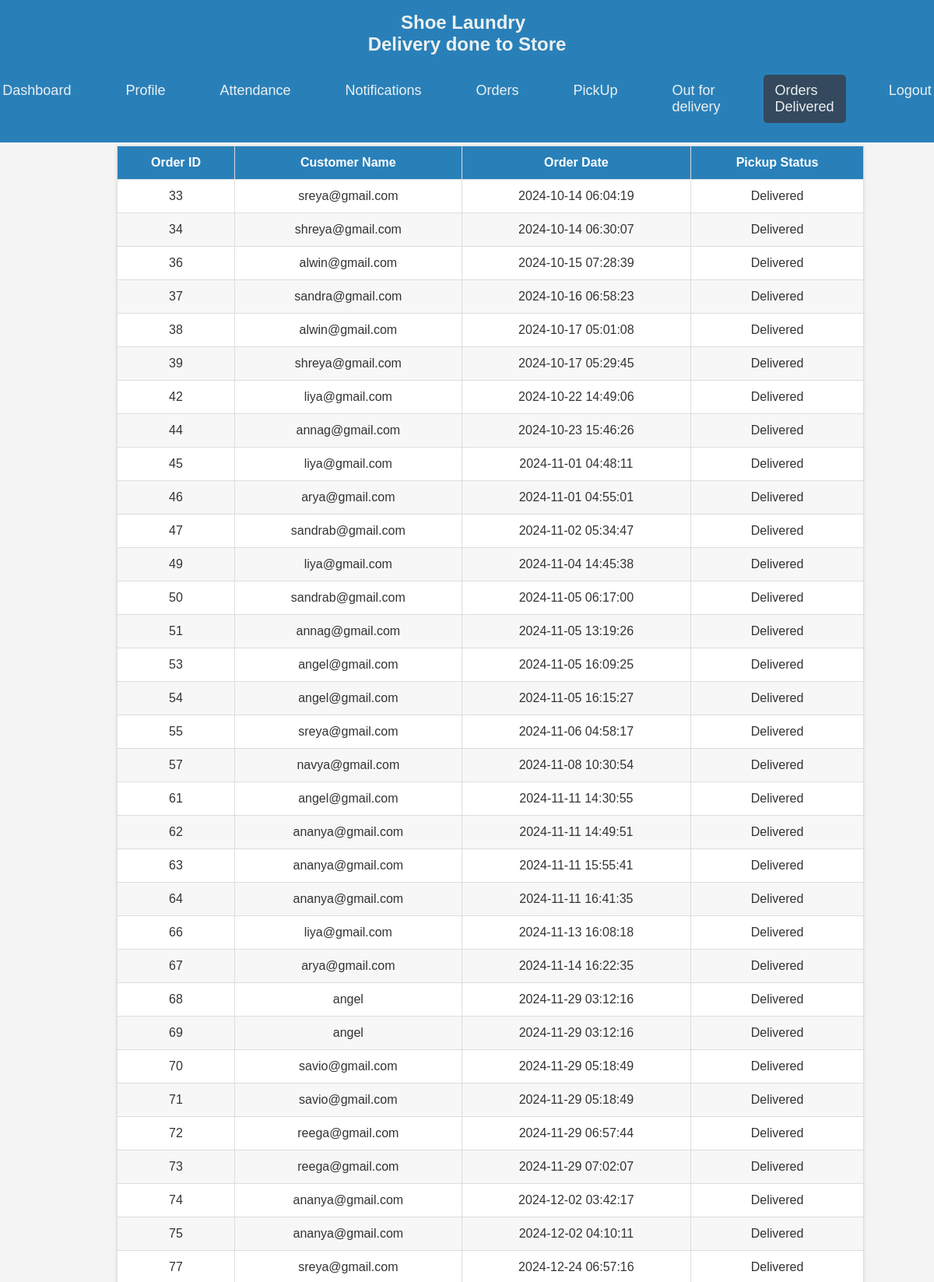
Page /cor.php (upper part) on the committed database.
### tables this page shows
CREATE TABLE `bookings` (
  `booking_id` int(11) NOT NULL,
  `username` varchar(50) NOT NULL,
  `customer_email` varchar(255) DEFAULT NULL,
  `service_type` varchar(100) NOT NULL,
  `delivery_date` date NOT NULL,
  `delivery_time` time NOT NULL,
  `booking_date` timestamp NOT NULL DEFAULT current_timestamp(),
  `booking_status` varchar(50) DEFAULT 'Pending',
  `cust_id` int(11) NOT NULL,
  `employee_id` int(11) DEFAULT NULL,
  `phone` varchar(11) DEFAULT NULL,
  `number_of_shoes` int(11) NOT NULL,
  `shoe_type` varchar(255) NOT NULL,
  `material_type` varchar(255) NOT NULL,
  `special_requests` text DEFAULT NULL,
  `addon_services` text DEFAULT NULL,
  `courier_status` enum('Assigned','Delivered','Complete') DEFAULT NULL,
  `pickup_status` enum('Not Picked','Picked','In Transit','Delivered') DEFAULT 'Not Picked',
  `house_name` varchar(255) NOT NULL,
  `street_name` varchar(255) NOT NULL,
  `district` varchar(255) NOT NULL,
  `pincode` varchar(10) NOT NULL,
  `bk_user_status` enum('Active','Cancelled') DEFAULT 'Active',
  `delivery_status` varchar(100) DEFAULT NULL
);

### cor.php (the view, shortened to what this page needs)
<?php
require('db.php');
$query_delivered_orders = "
    SELECT b.booking_id AS order_id, b.username AS cust_fname, b.booking_status AS order_status,
    b.booking_date AS order_date, b.pickup_status, c.cust_address
    FROM bookings b
    JOIN customers c ON b.cust_id = c.cust_id
    WHERE b.pickup_status = 'Delivered'";
$stmt_delivered_orders = $conn->prepare($query_delivered_orders);
$stmt_delivered_orders->execute();
$delivered_orders = $stmt_delivered_orders->get_result();
?>
<!DOCTYPE html>
<html lang="en">
<head>
    <link rel="stylesheet" href="cor.css">
</head>
<body>
    <h1>Delivered Orders to Store</h1>
    <div class="topbar">
        <h2>Shoe Laundry</h2>
        <h2>Delivery done to Store</h2>
        <ul>
        <li><a href="courier_staff.php">Dashboard</a></li>
                <li><a href="cprofile.php">Profile</a></li>
                <li><a href="cattendance.php">Attendance</a></li>
                <li><a href="cnot.php">Notifications</a></li>
                <li><a href="corders.php">Orders</a></li>
                <li><a href="pickup.php"  >PickUp</a></li>
                <li><a href="courier_delivery.php">Out for delivery</a></li>
                <li><a href="cor.php"  class="active">Orders Delivered </a></li>
                <li><a href="logout.php">Logout</a></li>
        </ul>
    </div>
    <table>
        <thead>
            <tr>
                <th>Order ID</th>
                <th>Customer Name</th>
                <th>Order Date</th>
                <th>Pickup Status</th>
            </tr>
        </thead>
        <tbody>
            <?php while ($order = $delivered_orders->fetch_assoc()): ?>
                <tr>
                    <td><?php echo htmlspecialchars($order['order_id']); ?></td>
                    <td><?php echo htmlspecialchars($order['cust_fname']); ?></td>
                    <td><?php echo htmlspecialchars($order['order_date']); ?></td>
                    <td><?php echo htmlspecialchars($order['pickup_status']); ?></td>
                </tr>
            <?php endwhile; ?>
        </tbody>
    </table>
</body>
</html>

### cor.css (style rules this page uses)
* { margin: 0; padding: 0; box-sizing: border-box; font-family: 'Arial', sans-serif; }
body { background-color: #f4f4f4; display: flex; flex-direction: column; min-height: 100vh; color: #333; }
.topbar { width: 100%; background-color:#2980b9; padding: 15px 0; position: fixed; top: 0; left: 0; z-index: 100; }
.topbar h2 { color: #ecf0f1; text-align: center; margin: 0; }
.topbar ul { list-style-type: none; display: flex; justify-content: center; margin-top: 15px; }
.topbar ul li { padding: 10px 20px; }
.topbar ul li a { color: #ecf0f1; text-decoration: none; font-size: 18px; padding: 10px 15px; display: block; transition: background-color 0.3s ease; }
.topbar ul li a:hover, .topbar ul li a.active { background-color: #34495e; border-radius: 5px; }
.topbar h2:first-child { font-size: 1.5em; font-weight: bold; margin-right: 10px; }
table { width: 80%; margin-top: 150px; margin-left: 150px; border-collapse: collapse; background-color: #fff; box-shadow: 0 2px 5px rgba(0, 0, 0, 0.1); }
table th, table td { border: 1px solid #ddd; padding: 12px; text-align: center; font-size: 1rem; }
table th { background-color: #2980b9; color: white; font-weight: bold; }
table tr:nth-child(even) { background-color: #f7f7f7; }

### rows in the picture
bookings: booking_id "33", username "sreya@gmail.com", booking_date "2024-10-14 06:04:19", pickup_status "Delivered"
bookings: booking_id "34", username "shreya@gmail.com", booking_date "2024-10-14 06:30:07", pickup_status "Delivered"
bookings: booking_id "36", username "alwin@gmail.com", booking_date "2024-10-15 07:28:39", pickup_status "Delivered"
bookings: booking_id "37", username "sandra@gmail.com", booking_date "2024-10-16 06:58:23", pickup_status "Delivered"
bookings: booking_id "38", username "alwin@gmail.com", booking_date "2024-10-17 05:01:08", pickup_status "Delivered"
bookings: booking_id "39", username "shreya@gmail.com", booking_date "2024-10-17 05:29:45", pickup_status "Delivered"
bookings: booking_id "42", username "liya@gmail.com", booking_date "2024-10-22 14:49:06", pickup_status "Delivered"
bookings: booking_id "44", username "annag@gmail.com", booking_date "2024-10-23 15:46:26", pickup_status "Delivered"
bookings: booking_id "45", username "liya@gmail.com", booking_date "2024-11-01 04:48:11", pickup_status "Delivered"
bookings: booking_id "46", username "arya@gmail.com", booking_date "2024-11-01 04:55:01", pickup_status "Delivered"
bookings: booking_id "47", username "sandrab@gmail.com", booking_date "2024-11-02 05:34:47", pickup_status "Delivered"
bookings: booking_id "49", username "liya@gmail.com", booking_date "2024-11-04 14:45:38", pickup_status "Delivered"
bookings: booking_id "50", username "sandrab@gmail.com", booking_date "2024-11-05 06:17:00", pickup_status "Delivered"
bookings: booking_id "51", username "annag@gmail.com", booking_date "2024-11-05 13:19:26", pickup_status "Delivered"
bookings: booking_id "53", username "angel@gmail.com", booking_date "2024-11-05 16:09:25", pickup_status "Delivered"
bookings: booking_id "54", username "angel@gmail.com", booking_date "2024-11-05 16:15:27", pickup_status "Delivered"
bookings: booking_id "55", username "sreya@gmail.com", booking_date "2024-11-06 04:58:17", pickup_status "Delivered"
bookings: booking_id "57", username "navya@gmail.com", booking_date "2024-11-08 10:30:54", pickup_status "Delivered"
bookings: booking_id "61", username "angel@gmail.com", booking_date "2024-11-11 14:30:55", pickup_status "Delivered"
bookings: booking_id "62", username "ananya@gmail.com", booking_date "2024-11-11 14:49:51", pickup_status "Delivered"
bookings: booking_id "63", username "ananya@gmail.com", booking_date "2024-11-11 15:55:41", pickup_status "Delivered"
bookings: booking_id "64", username "ananya@gmail.com", booking_date "2024-11-11 16:41:35", pickup_status "Delivered"
bookings: booking_id "66", username "liya@gmail.com", booking_date "2024-11-13 16:08:18", pickup_status "Delivered"
bookings: booking_id "67", username "arya@gmail.com", booking_date "2024-11-14 16:22:35", pickup_status "Delivered"
bookings: booking_id "68", username "angel", booking_date "2024-11-29 03:12:16", pickup_status "Delivered"
bookings: booking_id "69", username "angel", booking_date "2024-11-29 03:12:16", pickup_status "Delivered"
bookings: booking_id "70", username "savio@gmail.com", booking_date "2024-11-29 05:18:49", pickup_status "Delivered"
bookings: booking_id "71", username "savio@gmail.com", booking_date "2024-11-29 05:18:49", pickup_status "Delivered"
bookings: booking_id "72", username "reega@gmail.com", booking_date "2024-11-29 06:57:44", pickup_status "Delivered"
bookings: booking_id "73", username "reega@gmail.com", booking_date "2024-11-29 07:02:07", pickup_status "Delivered"
bookings: booking_id "74", username "ananya@gmail.com", booking_date "2024-12-02 03:42:17", pickup_status "Delivered"
bookings: booking_id "75", username "ananya@gmail.com", booking_date "2024-12-02 04:10:11", pickup_status "Delivered"
bookings: booking_id "77", username "sreya@gmail.com", booking_date "2024-12-24 06:57:16", pickup_status "Delivered"
